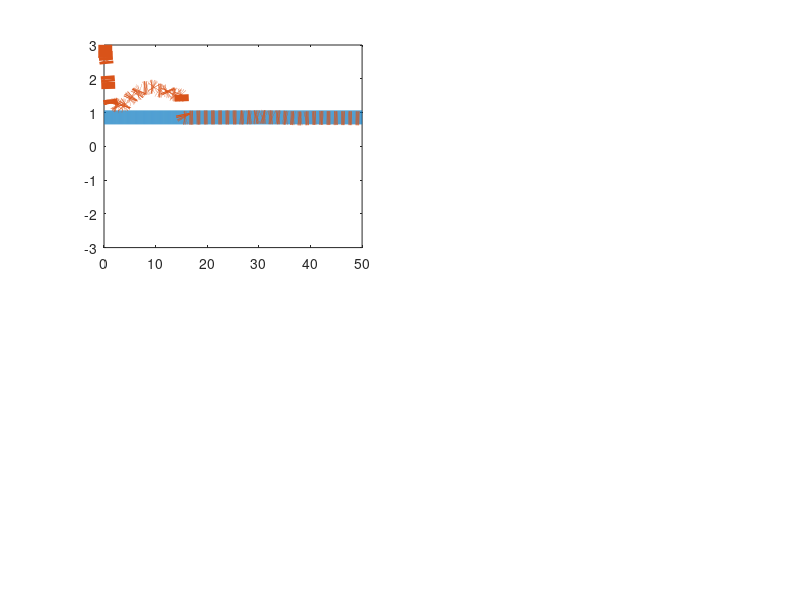

MATLAB code to generate this figure: (Note: this script raises an error after producing the figure.)
%% ============================================================
%  Research Code
%  Authors : Agus Hasan & Shinta Kosmaga
%  Purpose : WMR parameter estimation using WyNDA
%% ============================================================
clear all; close all;

%% Number of variables and coefficients
n = 5;
r = 20;

%% Time horizon
tf  = 50;
dt  = 0.05;
t   = dt:dt:tf;
nsteps = length(t);

%% System description
A = eye(n);
C = eye(n);

%% Noise
R = 0.15;

%% State and parameter initialization
x        = zeros(n,1);
xbar     = x;
y        = x;
thetabar = zeros(r,1);
Ibar     = zeros(1,1);
dfbar    = zeros(1,1);
drbar    = zeros(1,1);
mbar     = zeros(1,1);
ebar     = xbar-x;

%% True WMR parameters
m  = 0.85613;
df = 0.06874;
dr = 0.06726;
Kf = 0.04;
Kr = 0.0435;
I = 0.00794;
d = dr+df;

%% Inputs initialization
S = 0;
V = 0;
B = 0;

%% Data storage
SArray         = [];
VArray         = [];
BArray         = [];
xArray         = [];
xbarArray      = [];
yArray         = [];
thetabarArray  = [];
IbarArray      = [];
dfbarArray     = [];
drbarArray     = [];
mbarArray      = [];
ebarArray      = [];

%% WyNDA Hyperparameter Initialization
lambdav = 0.9999;
lambdat = 0.9995;
Rx      = 10*eye(n);
Rt      = 1*eye(n);
Px      = 1*eye(n);
Pt      = 1*eye(r);
Gamma   = 1*zeros(n,r);

%% WyNDA Simulation Loop
for i=1:nsteps
    
    % Stored data
    VArray         = [VArray V];
    SArray         = [SArray S];
    BArray         = [BArray B];
    xArray         = [xArray x];   
    yArray         = [yArray y];
    thetabarArray  = [thetabarArray thetabar]; 
    xbarArray      = [xbarArray xbar];  
    IbarArray      = [IbarArray Ibar];
    dfbarArray     = [dfbarArray dfbar];
    drbarArray     = [drbarArray drbar];
    mbarArray      = [mbarArray mbar];
    ebarArray      = [ebarArray ebar];
    
    % Input profile
    if i<300
        V = 0.1;
        S = -0.2;
    else
        V = 0.14;
        S = 0.2;
    end
    
    % Simulate the system using Runge-Kutta
    a1=2*(Kf+Kr);
    a2=2*((df*Kf)-(dr*Kr));
    a3=2*((df^2)*Kf)+((dr^2)*Kr);
    a4=2*df*Kf;

    k1=V*sin(B+x(3));
    l1=V*cos(B+x(3));
    m1=x(5);
    n1=(a1*x(3)/m)-(a1*x(4)/(m*V))-(a2*x(5)/(m*V))+(2*Kf*S/m);
    o1=(a2*x(3)/I)-(a2*x(4)/(I*V))-(a3*x(5)/(I*V))+(a4*S/I);

    k2=V*sin(B+(x(3)+(0.5*dt*m1)));
    l2=V*cos(B+(x(3)+(0.5*dt*m1)));
    m2=x(5)+(0.5*dt*o1);
    n2=(a1*(x(3)+(0.5*dt*m1))/m)-(a1*(x(4)+(0.5*dt*n1))/(m*V))-(a2*(x(5)+(0.5*dt*o1))/(m*V))+(2*Kf*S/m);
    o2=(a2*(x(3)+(0.5*dt*m1))/I)-(a2*(x(4)+(0.5*dt*n1))/(I*V))-(a3*(x(5)+(0.5*dt*o1))/(I*V))+(a4*S/I);

    k3=V*sin(B+(x(3)+(0.5*dt*m2)));
    l3=V*cos(B+(x(3)+(0.5*dt*m2)));
    m3=x(5)+(0.5*dt*o2);
    n3=(a1*(x(3)+(0.5*dt*m2))/m)-(a1*(x(4)+(0.5*dt*n2))/(m*V))-(a2*(x(5)+(0.5*dt*o2))/(m*V))+(2*Kf*S/m);
    o3=(a2*(x(3)+(0.5*dt*m2))/I)-(a2*(x(4)+(0.5*dt*n2))/(I*V))-(a3*(x(5)+(0.5*dt*o2))/(I*V))+(a4*S/I);
    
    k4=V*sin(B+(x(3)+(dt*m3)));
    l4=V*cos(B+(x(3)+(dt*m3)));
    m4=x(5)+(dt*o3);
    n4=(a1*(x(3)+(dt*m3))/m)-(a1*(x(4)+(dt*n3))/(m*V))-(a2*(x(5)+(dt*o3))/(m*V))+(2*Kf*S/m);
    o4=(a2*(x(3)+(dt*m3))/I)-(a2*(x(4)+(dt*n3))/(I*V))-(a3*(x(5)+(dt*o3))/(I*V))+(a4*S/I);
    
    x(1) = x(1) + (dt/6)*(k1+2*k2+2*k3+k4);
    x(2) = x(2) + (dt/6)*(l1+2*l2+2*l3+l4);
    x(3) = x(3) + (dt/6)*(m1+2*m2+2*m3+m4);
    x(4) = x(4) + (dt/6)*(n1+2*n2+2*n3+n4);
    x(5) = x(5) + (dt/6)*(o1+2*o2+2*o3+o4);

    % Measurement data    
    y = C*x+dt*R^2*randn(n,1);

    % Approximation function
    Phi = [V*sin(B+y(3)) 0 0 0 zeros(16,1)';
        zeros(4,1)' V*cos(B+y(3)) 0 0 0 zeros(12,1)'
        zeros(8,1)' y(5) 0 0 0 zeros(8,1)'
        zeros(12,1)' y(3) y(4)/V y(5)/V S zeros(4,1)'
        zeros(16,1)' y(3) y(4)/V y(5)/V S];

    % Adaptive observer
    Kx = Px*C'*inv(C*Px*C'+Rx);
    Kt = Pt*Gamma'*C'*inv(C*Gamma*Pt*Gamma'*C'+Rt);
    Gamma = (eye(n)-Kx*C)*Gamma;

    xbar = xbar+(Kx+Gamma*Kt)*(y-C*xbar);
    thetabar = thetabar-Kt*(y-C*xbar);

    xbar = A*xbar+Phi*thetabar;
    thetabar = thetabar;

    Px = (1/lambdav)*eye(n)*(eye(n)-Kx*C)*Px*eye(n);
    Pt = (1/lambdat)*(eye(r)-Kt*C*Gamma)*Pt;
    Gamma = eye(n)*Gamma-Phi;
    
    % Parameter Recovery
    mbar  = 2*Kf*dt/thetabar(16);
    dfbar = (2*Kr*d-(thetabar(15)*m/dt))/(2*Kf+2*Kr);
    drbar = d-dfbar;
    Ibar  = (2*Kf*dfbar*dt)/thetabar(20);
        
    ebar = xbar-x;
    B=unwrap(atan2(x(4),V));
end

%% Final Estimation Statistics (Steady-State)

mbar_avg = mean(mbarArray(850:end));
Ibar_avg = mean(IbarArray(850:end));
lfbar_avg = mean(dfbarArray(850:end));
lrbar_avg = mean(drbarArray(850:end));

mbarerr = sqrt(mean((mbarArray(850:end) - m).^2));
Ibarerr = sqrt(mean((IbarArray(850:end) - I).^2));
dfbarerr = sqrt(mean((dfbarArray(850:end) - df).^2));
drbarerr = sqrt(mean((drbarArray(850:end) - dr).^2));

mbarerrp = mean(abs((m-mbarArray(850:end))./m)) * 100;
dfbarerrp = mean(abs((df-dfbarArray(850:end))./df)) * 100;
drbarerrp = mean(abs((dr-drbarArray(850:end))./dr)) * 100;
Ibarerrp = mean(abs((I-IbarArray(850:end))./I)) * 100;

%% Plotting

% Parameter estimation
figure(1)

paramTrue = {m, I, df, dr};
paramWy   = {mbarArray, IbarArray, dfbarArray, drbarArray};
ylab      = {'m (kg)','I_y (kg m^2)','d_f (m)','d_r (m)'};
ylims     = {[-3 3], [-0.1 0.1], [-1 1], [-1 1]};

for i = 1:4
    subplot(2,2,i)
    plot(t,paramTrue{i}*ones(1,length(t)),'-','LineWidth',10); hold on;
    plot(t,paramWy{i},':','LineWidth',10);
    ylim(ylims{i})
    formatAxis('t (s)', ylab{i})
end

% Input
figure(2)
subplot(2,1,1)
plot(t,SArray,'-k','LineWidth',10);
formatAxis('t (s)','\gamma (rad)')

subplot(2,1,2)
plot(t,VArray,'-k','LineWidth',10);
formatAxis('t (s)','v (m/s)')

figure(4)
plot(xArray(2,:),xArray(1,:),'-k','LineWidth',10); hold on;
plot(xbarArray(2,:),xbarArray(1,:),':','LineWidth',10);
legend('Eksperimen','WyNDA')
formatAxis('x (m)','y (m)')
xlim([-2 0.5]); ylim([-2 0.5])

function formatAxis(xlab, ylab)
    set(gca,'Color','white','LineWidth',3,'FontSize',12)
    grid on; grid minor;
    xlabel(xlab,'FontSize',18)
    ylabel(ylab,'FontSize',18)
end
